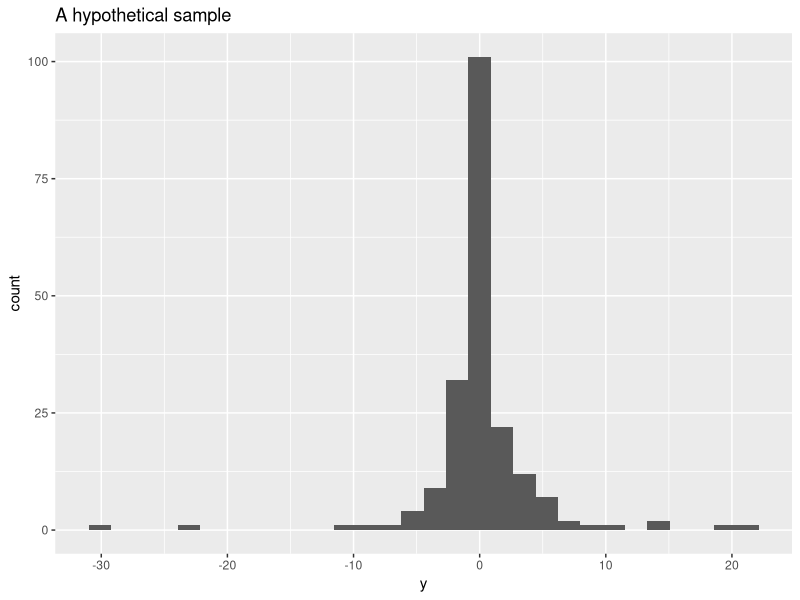

Source code (R): (Note: this script raises an error after producing the figure.)
## ---- chunk 1
library(tidyverse)
set.seed(18187)
## ---- chunk 2
y <- rcauchy(n = 200)

ggplot(mapping = aes(x = y)) +
  geom_histogram() + 
  labs(x = "y", title = "A hypothetical sample")
## ---- chunk 3
nllhood_cauchy <- function(x_0, y){
  n <- length(y)
  -1 * (- n*log(pi) - sum(log(1 + (y - x_0)^2)))
}
## ---- chunk 4
nllhood_cauchy <- function(x_0, y){
  -1 * sum(dcauchy(y, location = x_0, scale = 1, log = TRUE))
}
## ---- chunk 5
x <- seq(-10, 10, 0.1)
plot(x, nllhood_cauchy(x_0 = x, y = y))
## ---- chunk 6
many_x <- data_frame(x = seq(-10, 10, 0.1)) %>% 
  mutate(nllhood = map_dbl(x, nllhood_cauchy, y = y)) 
## ---- chunk 7
ggplot(many_x, aes(x, nllhood)) + 
  geom_point() +
  geom_line() +
  labs(x = "x_0, location parameter", y = "Negative log likelihood")
## ---- chunk 8
(mle_x0 <- optimize(f = nllhood_cauchy, interval = c(-10, 10), y = y))
## ---- chunk 9
g <- function(args){
  x <- args[1]
  y <- args[2]
  x^2 + y^2
}
## ---- chunk 10
optim(par = c(0.1, 0.1), fn = g, method = "BFGS")
## ---- chunk 11
x <- c(-0.12, -0.77, 0.33, 0.99, -2.09, 0.41, 1.86, -0.26, -0.43, 
0.51, -0.93, 1.46, 0.02, -0.34, 1.57, -0.47, -1.64, -0.48, 0.3, 
0.52, 0.92, 1.65, -0.82, 0.01, 0.02, 0.47, -0.48, -1.08, 0.04, 
-0.87)
y <- c(0L, 0L, 1L, 1L, 0L, 1L, 1L, 1L, 0L, 1L, 0L, 1L, 1L, 0L, 1L, 
1L, 0L, 1L, 1L, 0L, 1L, 1L, 0L, 0L, 1L, 1L, 1L, 1L, 1L, 0L)
## ---- chunk 12
glm(y ~ x, family = "binomial")
